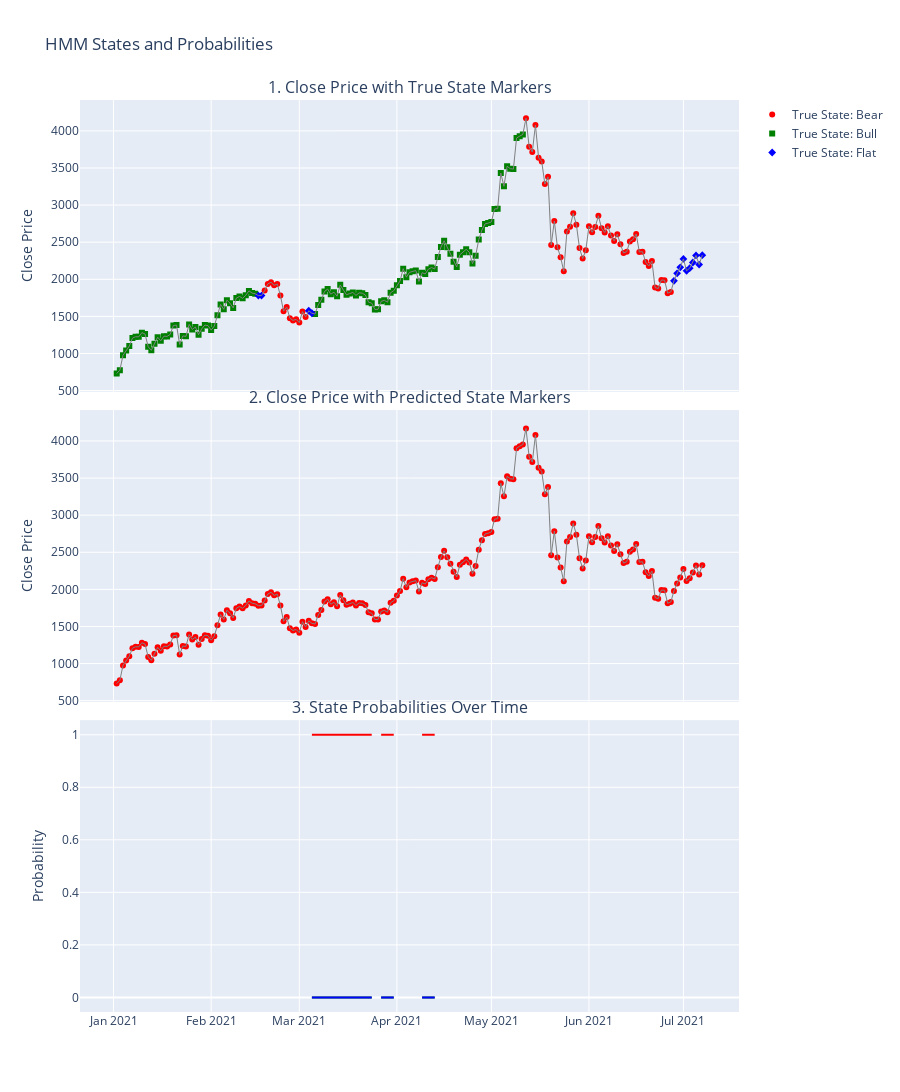

Notebook code cell kept with this figure:
### Code cell
def train_test_factorial_hmm(df, label_column, split_date, n_layers, n_components_per_layer):
    # Label encoding and data preprocessing (same as before)
    le = LabelEncoder()
    df[label_column] = le.fit_transform(df[label_column])
    train_df = df[df.index < split_date]
    test_df = df[df.index >= split_date]
    scaler = StandardScaler()
    X_train = scaler.fit_transform(train_df.drop(label_column, axis=1))
    X_test = scaler.transform(test_df.drop(label_column, axis=1))
    y_train = train_df[label_column].values
    y_test = test_df[label_column].values

    # Initialize a list to store the models for each layer
    hmm_layers = []

    for layer in range(n_layers):
        # Initialize a Gaussian HMM for each layer
        model = hmm.GaussianHMM(n_components=n_components_per_layer[layer], covariance_type="full", n_iter=200)
        model.fit(X_train)

        # Store the model
        hmm_layers.append(model)

    # Factorial HMM: Predict state probabilities for each layer and combine them
    # This is a simplified approach and would require a more sophisticated method
    # for combining the layers' outputs and for training them interactively
    combined_state_probabilities = None
    for model in hmm_layers:
        layer_probabilities = model.predict_proba(X_test)
        if combined_state_probabilities is None:
            combined_state_probabilities = layer_probabilities
        else:       
            # Combining probabilities across layers; this might need a more advanced approach
            combined_state_probabilities *= layer_probabilities

    # Normalize the combined probabilities
    combined_state_probabilities /= np.sum(combined_state_probabilities, axis=1, keepdims=True)

    # This is a placeholder for how you might determine y_pred_test
    # In reality, this would require a more complex approach, taking into account the factorial nature
    y_pred_test = np.argmax(combined_state_probabilities, axis=1)

    print("Combined State Probabilities:")
    print(combined_state_probabilities)

    # Evaluation (might need to be adjusted based on how y_pred_test is determined)
    print("TRAIN:")
    # This would also require a modification to reflect factorial nature
    print(classification_report(y_train, hmm_layers[0].predict(X_train), target_names=le.classes_))

    print("TEST:")
    print(classification_report(y_test, y_pred_test, target_names=le.classes_))

    return test_df, y_test, y_pred_test, combined_state_probabilities, le.classes_
test_df, true_states, predicted_states, state_probabilities, state_names = train_test_factorial_hmm(df.copy(), 'market_mode', pd.to_datetime('2021-01-01'),  n_layers=3, n_components_per_layer=[3,3,3])
plot_hmm_results(test_df, true_states, predicted_states, state_probabilities, state_names)

### Figure 1 — Plotly figure (JSON) as saved in the notebook; plotly's stock layout.template omitted (floating-point values rounded to 4 significant figures; data arrays with more than 128 entries replaced by an {"elided": "..."} marker saying what was removed)
{"data": [{"marker": {"color": "red", "symbol": 0}, "mode": "markers", "name": "True State: Bear", "type": "scatter", "x": ["2021-02-17T23:59:59", "2021-02-18T23:59:59", "2021-02-19T23:59:59", "2021-02-20T23:59:59", "2021-02-21T23:59:59", "2021-02-22T23:59:59", "2021-02-23T23:59:59", "2021-02-24T23:59:59", "2021-02-25T23:59:59", "2021-02-26T23:59:59", "2021-02-27T23:59:59", "2021-02-28T23:59:59", "2021-03-01T23:59:59", "2021-03-02T23:59:59", "2021-05-11T23:59:59", "2021-05-12T23:59:59", "2021-05-13T23:59:59", "2021-05-14T23:59:59", "2021-05-15T23:59:59", "2021-05-16T23:59:59", "2021-05-17T23:59:59", "2021-05-18T23:59:59", "2021-05-19T23:59:59", "2021-05-20T23:59:59", "2021-05-21T23:59:59", "2021-05-22T23:59:59", "2021-05-23T23:59:59", "2021-05-24T23:59:59", "2021-05-25T23:59:59", "2021-05-26T23:59:59", "2021-05-27T23:59:59", "2021-05-28T23:59:59", "2021-05-29T23:59:59", "2021-05-30T23:59:59", "2021-05-31T23:59:59", "2021-06-01T23:59:59", "2021-06-02T23:59:59", "2021-06-03T23:59:59", "2021-06-04T23:59:59", "2021-06-05T23:59:59", "2021-06-06T23:59:59", "2021-06-07T23:59:59", "2021-06-08T23:59:59", "2021-06-09T23:59:59", "2021-06-10T23:59:59", "2021-06-11T23:59:59", "2021-06-12T23:59:59", "2021-06-13T23:59:59", "2021-06-14T23:59:59", "2021-06-15T23:59:59", "2021-06-16T23:59:59", "2021-06-17T23:59:59", "2021-06-18T23:59:59", "2021-06-19T23:59:59", "2021-06-20T23:59:59", "2021-06-21T23:59:59", "2021-06-22T23:59:59", "2021-06-23T23:59:59", "2021-06-24T23:59:59", "2021-06-25T23:59:59", "2021-06-26T23:59:59"], "xaxis": "x", "y": [1848.0, 1937.0, 1960.0, 1920.0, 1936.0, 1782.0, 1570.0, 1627.0, 1476.0, 1446.0, 1460.0, 1416.0, 1565.0, 1493.0, 4169.0, 3786.0, 3715.0, 4079.0, 3638.0, 3588.0, 3282.0, 3380.0, 2461.0, 2784.0, 2431.0, 2296.0, 2110.0, 2644.0, 2707.0, 2889.0, 2736.0, 2420.0, 2280.0, 2390.0, 2715.0, 2634.0, 2706.0, 2855.0, 2688.0, 2631.0, 2715.0, 2590.0, 2517.0, 2608.0, 2472.0, 2354.0, 2372.0, 2508.0, 2538.0, 2611.0, 2368.0, 2372.0, 2232.0, 2178.0, 2246.0, 1888.0, 1875.0, 1990.0, 1988.0, 1813.0, 1829.0], "yaxis": "y"}, {"marker": {"color": "green", "symbol": 1}, "mode": "markers", "name": "True State: Bull", "type": "scatter", "x": ["2021-01-01T23:59:59", "2021-01-02T23:59:59", "2021-01-03T23:59:59", "2021-01-04T23:59:59", "2021-01-05T23:59:59", "2021-01-06T23:59:59", "2021-01-07T23:59:59", "2021-01-08T23:59:59", "2021-01-09T23:59:59", "2021-01-10T23:59:59", "2021-01-11T23:59:59", "2021-01-12T23:59:59", "2021-01-13T23:59:59", "2021-01-14T23:59:59", "2021-01-15T23:59:59", "2021-01-16T23:59:59", "2021-01-17T23:59:59", "2021-01-18T23:59:59", "2021-01-19T23:59:59", "2021-01-20T23:59:59", "2021-01-21T23:59:59", "2021-01-22T23:59:59", "2021-01-23T23:59:59", "2021-01-24T23:59:59", "2021-01-25T23:59:59", "2021-01-26T23:59:59", "2021-01-27T23:59:59", "2021-01-28T23:59:59", "2021-01-29T23:59:59", "2021-01-30T23:59:59", "2021-01-31T23:59:59", "2021-02-01T23:59:59", "2021-02-02T23:59:59", "2021-02-03T23:59:59", "2021-02-04T23:59:59", "2021-02-05T23:59:59", "2021-02-06T23:59:59", "2021-02-07T23:59:59", "2021-02-08T23:59:59", "2021-02-09T23:59:59", "2021-02-10T23:59:59", "2021-02-11T23:59:59", "2021-02-12T23:59:59", "2021-02-13T23:59:59", "2021-02-14T23:59:59", "2021-03-05T23:59:59", "2021-03-06T23:59:59", "2021-03-07T23:59:59", "2021-03-08T23:59:59", "2021-03-09T23:59:59", "2021-03-10T23:59:59", "2021-03-11T23:59:59", "2021-03-12T23:59:59", "2021-03-13T23:59:59", "2021-03-14T23:59:59", "2021-03-15T23:59:59", "2021-03-16T23:59:59", "2021-03-17T23:59:59", "2021-03-18T23:59:59", "2021-03-19T23:59:59", "2021-03-20T23:59:59", "2021-03-21T23:59:59", "2021-03-22T23:59:59", "2021-03-23T23:59:59", "2021-03-24T23:59:59", "2021-03-25T23:59:59", "2021-03-26T23:59:59", "2021-03-27T23:59:59", "2021-03-28T23:59:59", "2021-03-29T23:59:59", "2021-03-30T23:59:59", "2021-03-31T23:59:59", "2021-04-01T23:59:59", "2021-04-02T23:59:59", "2021-04-03T23:59:59", "2021-04-04T23:59:59", "2021-04-05T23:59:59", "2021-04-06T23:59:59", "2021-04-07T23:59:59", "2021-04-08T23:59:59", "2021-04-09T23:59:59", "2021-04-10T23:59:59", "2021-04-11T23:59:59", "2021-04-12T23:59:59", "2021-04-13T23:59:59", "2021-04-14T23:59:59", "2021-04-15T23:59:59", "2021-04-16T23:59:59", "2021-04-17T23:59:59", "2021-04-18T23:59:59", "2021-04-19T23:59:59", "2021-04-20T23:59:59", "2021-04-21T23:59:59", "2021-04-22T23:59:59", "2021-04-23T23:59:59", "2021-04-24T23:59:59", "2021-04-25T23:59:59", "2021-04-26T23:59:59", "2021-04-27T23:59:59", "2021-04-28T23:59:59", "2021-04-29T23:59:59", "2021-04-30T23:59:59", "2021-05-01T23:59:59", "2021-05-02T23:59:59", "2021-05-03T23:59:59", "2021-05-04T23:59:59", "2021-05-05T23:59:59", "2021-05-06T23:59:59", "2021-05-07T23:59:59", "2021-05-08T23:59:59", "2021-05-09T23:59:59", "2021-05-10T23:59:59"], "xaxis": "x", "y": [730.4, 774.5, 975.5, 1040.0, 1100.0, 1207.0, 1226.0, 1224.0, 1281.0, 1262.0, 1090.0, 1043.0, 1131.0, 1218.0, 1172.0, 1234.0, 1230.0, 1257.0, 1377.0, 1382.0, 1122.0, 1237.0, 1231.0, 1392.0, 1324.0, 1357.0, 1253.0, 1332.0, 1383.0, 1376.0, 1315.0, 1369.0, 1515.0, 1661.0, 1595.0, 1719.0, 1678.0, 1614.0, 1747.0, 1768.0, 1744.0, 1784.0, 1844.0, 1814.0, 1805.0, 1533.0, 1655.0, 1723.0, 1835.0, 1868.0, 1799.0, 1826.0, 1772.0, 1925.0, 1855.0, 1792.0, 1807.0, 1823.0, 1783.0, 1818.0, 1813.0, 1788.0, 1691.0, 1679.0, 1593.0, 1595.0, 1703.0, 1716.0, 1691.0, 1820.0, 1846.0, 1918.0, 1977.0, 2143.0, 2028.0, 2093.0, 2108.0, 2118.0, 1971.0, 2089.0, 2072.0, 2136.0, 2158.0, 2139.0, 2299.0, 2435.0, 2519.0, 2432.0, 2345.0, 2237.0, 2166.0, 2330.0, 2365.0, 2404.0, 2364.0, 2212.0, 2316.0, 2534.0, 2663.0, 2746.0, 2757.0, 2773.0, 2946.0, 2952.0, 3431.0, 3254.0, 3523.0, 3491.0, 3485.0, 3903.0, 3929.0, 3952.0], "yaxis": "y"}, {"marker": {"color": "blue", "symbol": 2}, "mode": "markers", "name": "True State: Flat", "type": "scatter", "x": ["2021-02-15T23:59:59", "2021-02-16T23:59:59", "2021-03-03T23:59:59", "2021-03-04T23:59:59", "2021-06-27T23:59:59", "2021-06-28T23:59:59", "2021-06-29T23:59:59", "2021-06-30T23:59:59", "2021-07-01T23:59:59", "2021-07-02T23:59:59", "2021-07-03T23:59:59", "2021-07-04T23:59:59", "2021-07-05T23:59:59", "2021-07-06T23:59:59"], "xaxis": "x", "y": [1780.0, 1781.0, 1576.0, 1542.0, 1979.0, 2080.0, 2161.0, 2275.0, 2114.0, 2150.0, 2226.0, 2322.0, 2199.0, 2325.0], "yaxis": "y"}, {"line": {"color": "grey", "width": 1}, "mode": "lines", "name": "Close Price", "showlegend": false, "type": "scatter", "x": {"elided": "187 str values"}, "xaxis": "x", "y": {"elided": "187 float values"}, "yaxis": "y"}, {"marker": {"color": "red", "symbol": 0}, "mode": "markers", "name": "Predicted State: Bear", "showlegend": false, "type": "scatter", "x": {"elided": "187 str values"}, "xaxis": "x2", "y": {"elided": "187 float values"}, "yaxis": "y2"}, {"marker": {"color": "green", "symbol": 1}, "mode": "markers", "name": "Predicted State: Bull", "showlegend": false, "type": "scatter", "x": [], "xaxis": "x2", "y": [], "yaxis": "y2"}, {"marker": {"color": "blue", "symbol": 2}, "mode": "markers", "name": "Predicted State: Flat", "showlegend": false, "type": "scatter", "x": [], "xaxis": "x2", "y": [], "yaxis": "y2"}, {"line": {"color": "grey", "width": 1}, "mode": "lines", "name": "Close Price", "showlegend": false, "type": "scatter", "x": {"elided": "187 str values"}, "xaxis": "x2", "y": {"elided": "187 float values"}, "yaxis": "y2"}, {"line": {"color": "red", "width": 2}, "mode": "lines", "name": "State Bear Probability", "showlegend": false, "type": "scatter", "x": {"elided": "187 str values"}, "xaxis": "x3", "y": {"elided": "187 int values"}, "yaxis": "y3"}, {"line": {"color": "green", "width": 2}, "mode": "lines", "name": "State Bull Probability", "showlegend": false, "type": "scatter", "x": {"elided": "187 str values"}, "xaxis": "x3", "y": {"elided": "187 int values"}, "yaxis": "y3"}, {"line": {"color": "blue", "width": 2}, "mode": "lines", "name": "State Flat Probability", "showlegend": false, "type": "scatter", "x": {"elided": "187 str values"}, "xaxis": "x3", "y": {"elided": "187 int values"}, "yaxis": "y3"}], "layout": {"annotations": [{"font": {"size": 16}, "showarrow": false, "text": "1. Close Price with True State Markers", "x": 0.5, "xanchor": "center", "xref": "paper", "y": 1, "yanchor": "bottom", "yref": "paper"}, {"font": {"size": 16}, "showarrow": false, "text": "2. Close Price with Predicted State Markers", "x": 0.5, "xanchor": "center", "xref": "paper", "y": 0.66, "yanchor": "bottom", "yref": "paper"}, {"font": {"size": 16}, "showarrow": false, "text": "3. State Probabilities Over Time", "x": 0.5, "xanchor": "center", "xref": "paper", "y": 0.32, "yanchor": "bottom", "yref": "paper"}], "height": 1200, "title": {"text": "HMM States and Probabilities"}, "xaxis": {"anchor": "y", "domain": [0, 1], "matches": "x3", "showticklabels": false}, "xaxis2": {"anchor": "y2", "domain": [0, 1], "matches": "x3", "showticklabels": false}, "xaxis3": {"anchor": "y3", "domain": [0, 1]}, "yaxis": {"anchor": "x", "domain": [0.68, 1], "title": {"text": "Close Price"}}, "yaxis2": {"anchor": "x2", "domain": [0.34, 0.66], "title": {"text": "Close Price"}}, "yaxis3": {"anchor": "x3", "domain": [0, 0.32], "title": {"text": "Probability"}}}}
